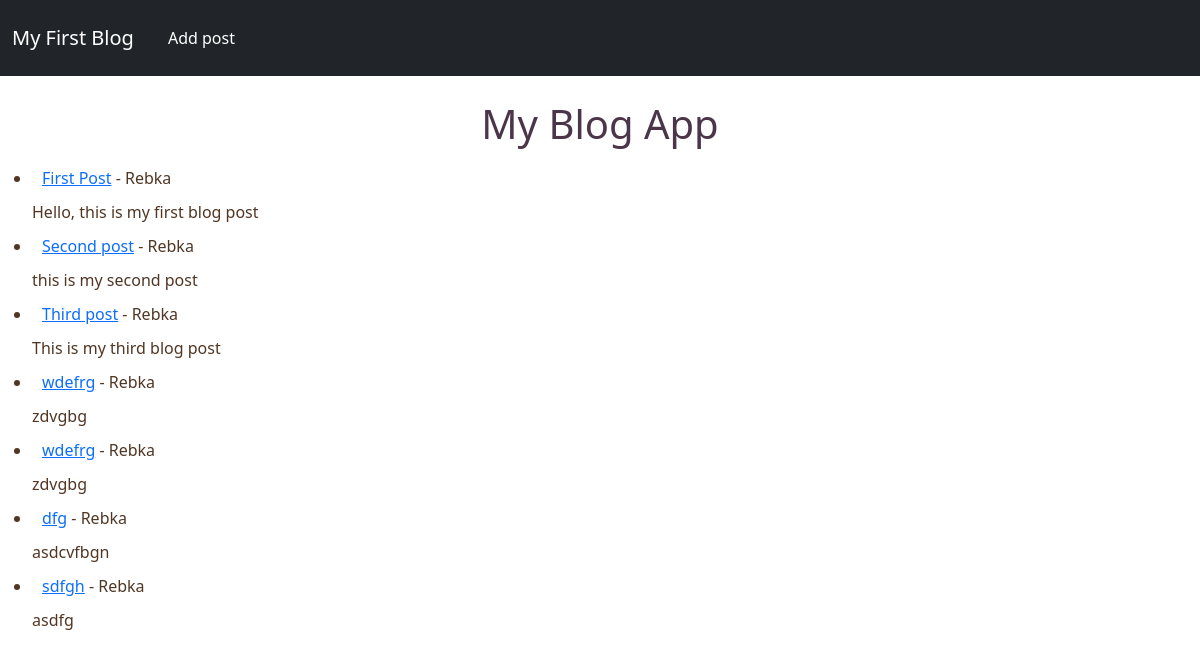
Before: / with the older database file.
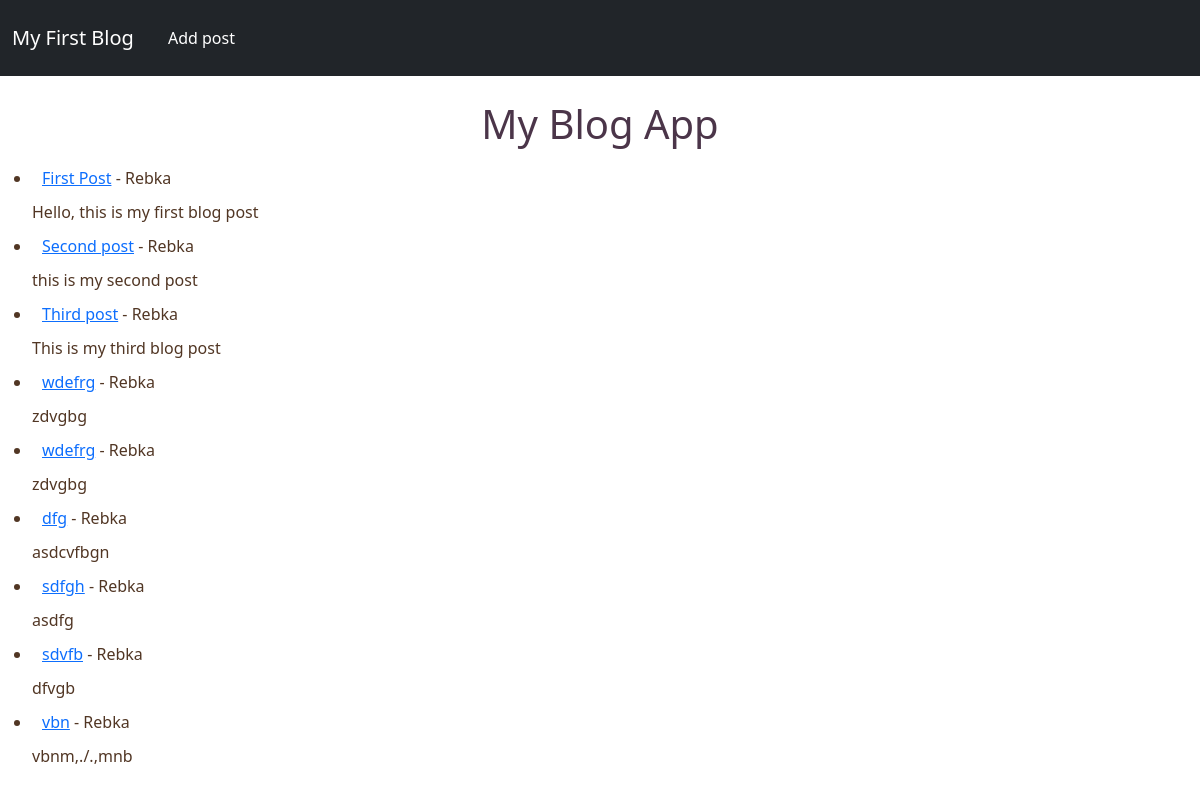
After: the same page with the newer database file.
### blogs/models.py (models this page shows, shortened)
class Post(models.Model):
    title=models.CharField(max_length=200)
    author=models.ForeignKey(User, on_delete=models.CASCADE)
    body=models.TextField()

### blogs/views.py (the view)
# urls.py: path('',Home.as_view(), name="home"),
class Home(ListView):
    model=Post
    template_name='home.html'

### blogs/templates/home.html (shortened to what this page needs)
<!DOCTYPE html>
<html lang="'en">
<head>
</head>
<body>
    <div>
        {% extends "a.html" %}
        {%block content%}
<h1>My Blog App</h1>
<ul>
  {% for post in object_list %}
    <li><a href="{% url 'post detail' post.pk %}">{{post.title}}</a> - {{post.author.first_name}}</li>
    {{post.body}}
  {%endfor%}
  {% endblock %}

Changed rows visible on the page:
added Post: title "sdvfb", author.first_name "Rebka", body "dfvgb"
added Post: title "vbn", author.first_name "Rebka", body "vbnm,./.,mnb"
